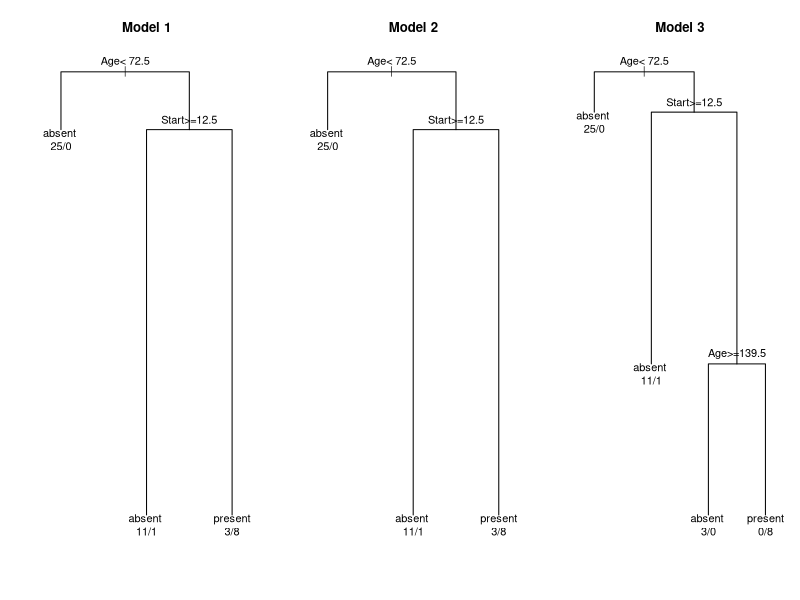

Reproduce this figure in R.
###################################################################################
## This code is part of Data Science Dojo's bootcamp
## Copyright (C) 2015

## Objective: Machine learning of Kyphosis classification with decision tree
## Data source: kyphosis data set in "rpart" package
## Please install "rpart" package: install.packages("rpart")
###################################################################################

## load the library
library(rpart)

## DATA EXPLORATION
## load the kyphosis data
data(kyphosis)
## explore the data set
str(kyphosis)
dim(kyphosis)

## BUILD MODEL 1
## randomly choose 60% of the data set as training data
set.seed(17)
random.rows.train <- sample(1:nrow(kyphosis), 0.6*nrow(kyphosis), replace=F)
kyphosis.train <- kyphosis[random.rows.train,]
dim(kyphosis.train)
## select the other 40% as the testing data
random.rows.test <- setdiff(1:nrow(kyphosis),random.rows.train)
kyphosis.test <- kyphosis[random.rows.test,]
dim(kyphosis.test)
## fitting decision model on training set
set.seed(102)
kyphosis.model1 <- rpart(Kyphosis ~ Age + Number + Start, data = kyphosis.train)

## MODEL 1 EVALUATION
## make prediction using decision model
kyphosis.test.predictions1 <- predict(kyphosis.model1, kyphosis.test, type = "class")
## extract out the observations in testing set
kyphosis.test.observations <- kyphosis.test[,1]
## show the confusion matrix
confusion.matrix1 <- table(kyphosis.test.predictions1, kyphosis.test.observations)
confusion.matrix1
## precision
precision1 <- confusion.matrix1[2,2] / sum(confusion.matrix1[2,])
precision1
## recall
recall1 <- confusion.matrix1[2,2] / sum(confusion.matrix1[,2])
recall1
## F1 score
F1.score1 <- 2 * precision1 * recall1 / (precision1 + recall1)
F1.score1

## BUILD MODEL 2
table(kyphosis.train$Kyphosis)
## fitting decision model on training set
set.seed(102)
kyphosis.model2 <- rpart(Kyphosis ~ Age + Number + Start, data = kyphosis.train, parms = list(split = "information"))

## MODEL 2 EVALUATION
## make prediction using decision model
kyphosis.test.predictions2 <- predict(kyphosis.model2, kyphosis.test, type = "class")
## show the confusion matrix
confusion.matrix2 <- table(kyphosis.test.predictions2, kyphosis.test.observations)
confusion.matrix2
## precision
precision2 <- confusion.matrix2[2,2] / sum(confusion.matrix2[2,])
precision2
## recall
recall2 <- confusion.matrix2[2,2] / sum(confusion.matrix2[,2])
recall2
## F1 score
F1.score2 <- 2 * precision2 * recall2 / (precision2 + recall2)
F1.score2

## BUILD MODEL 3
## fitting decision model on training set
set.seed(102)
kyphosis.model3 <- rpart(Kyphosis ~ Age + Number + Start, data = kyphosis.train, control = rpart.control(cp = 0.1, minsplit = 10))

## MODEL 3 EVALUATION
## make prediction using decision model
kyphosis.test.predictions3 <- predict(kyphosis.model3, kyphosis.test, type = "class")
## show the confusion matrix
confusion.matrix3 <- table(kyphosis.test.predictions3, kyphosis.test.observations)
confusion.matrix3
## precision
precision3 <- confusion.matrix3[2,2] / sum(confusion.matrix3[2,])
precision3
## recall
recall3 <- confusion.matrix3[2,2] / sum(confusion.matrix3[,2])
recall3
## F1 score
F1.score3 <- 2 * precision3 * recall3 / (precision3 + recall3)
F1.score3

## VISUALIZE THE THREE MODELS
par(mfrow = c(1,3), xpd = TRUE)
plot(kyphosis.model1)
title(main = "Model 1")
text(kyphosis.model1, use.n = TRUE)
plot(kyphosis.model2)
title(main = "Model 2")
text(kyphosis.model2, use.n = TRUE)
plot(kyphosis.model3)
title(main = "Model 3")
text(kyphosis.model3, use.n = TRUE)

## EXERCISE
## Several parameters of rpart function can be used to tune the tree. Some parameters used in the above 3 models are:
## parms = list(split = "information"))
## rpart.control(cp = 0.1, minsplit = 10)
## Check out the mannual of rpart at http://cran.r-project.org/web/packages/rpart/rpart.pdf. Fine-tune the paramters, could you build a better decision tree model with less error?
